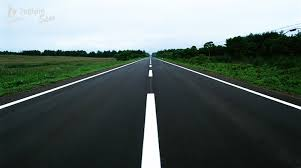
#> input picture pythonProject18/yol8.jpg, 301 x 168 px
$ python OVATodev.py
#> lines starting #> are read from the running program, lines starting #| are printed output that depends on the picture; after the words box and inside, x2 and y2 are one past the last pixel; in counts of white or black regions, pixels touching at a corner belong together
import cv2
import numpy as np

# Resmi tanımlıyoruz
resim = cv2.imread('yol8.jpg')
#> resim is the input picture: shape (168, 301, 3); mean B, G, R 101.1, 103.9, 91.8

# Beyaz şeritleri algılaması için renk filtrelemesi
alt_beyaz = np.array([0, 0, 200], dtype=np.uint8)
ust_beyaz = np.array([180, 40, 255], dtype=np.uint8)

hsv_resim = cv2.cvtColor(resim, cv2.COLOR_BGR2HSV)
#> hsv_resim: shape (168, 301, 3); mean H, S, V 86.7, 65, 106.8

# Sarı, yeşil ve gri renkleri algılamaması için renk filtrelemesi
alt_sari = np.array([0, 0, 0], dtype=np.uint8)
ust_sari = np.array([0, 0, 0], dtype=np.uint8)

alt_yesil = np.array([0, 0, 0], dtype=np.uint8)
ust_yesil = np.array([0, 0, 0], dtype=np.uint8)

alt_gri = np.array([0, 0, 0], dtype=np.uint8)
ust_gri = np.array([0, 0, 0], dtype=np.uint8)

# Beyaz renkten başka bir renk algılamaması için renk filtrelemesi
beyaz_maske = cv2.inRange(hsv_resim, alt_beyaz, ust_beyaz)
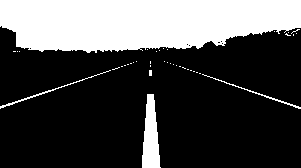
#> beyaz_maske: shape (168, 301); 28.9% white; 40 white regions (36 under 20 px), largest, box (x1, y1, x2, y2) and area: (0, 0, 301, 53) 13205, (142, 94, 161, 168) 952, (0, 70, 111, 109) 181, (202, 74, 301, 109) 161


sadece_beyaz_bolgeler = cv2.bitwise_and(resim, resim, mask=beyaz_maske)
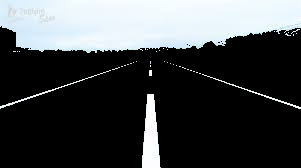
#> sadece_beyaz_bolgeler: shape (168, 301, 3); mean B, G, R 72.6, 70.8, 67.5

kenarlar = cv2.Canny(sadece_beyaz_bolgeler, 50, 150)
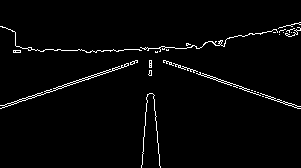
#> kenarlar: shape (168, 301); 2.4% white in thin lines or dots, all inside (x1, y1, x2, y2) = (0, 22, 301, 168)

cizgiler = cv2.HoughLinesP(kenarlar, 1, np.pi / 180, threshold=50, minLineLength=10, maxLineGap=10)
#> cizgiler = [[165, 60, 300, 106], [19, 101, 134, 63], [163, 62, 299, 108], [40, 51, 148, 49], [13, 102, 137, 60], [148, 48, 151, 75], [141, 167, 147, 94], [160, 49, 173, 47], [152, 93, 160, 167], [242, 36, 276, 29], [283, 26, 300, 22], [13, 50, 60, 49]]

# Şeritleri fotoğrafa çizmek için
for cizgi in cizgiler:
    x1, y1, x2, y2 = cizgi[0]
    cv2.line(resim, (x1, y1), (x2, y2), (0, 255, 0), 2)
#> this loop made 12 passes
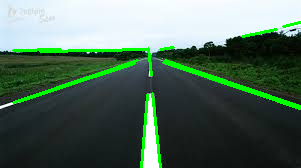
#> resim: shape (168, 301, 3); 4.88% of pixels changed, all inside (x1, y1, x2, y2) = (12, 21, 301, 168)

cv2.imshow('Yol Seritli', resim)
cv2.waitKey(0)
cv2.destroyAllWindows()

$ run again, with pythonProject18/yol1.jpg copied over pythonProject18/yol8.jpg
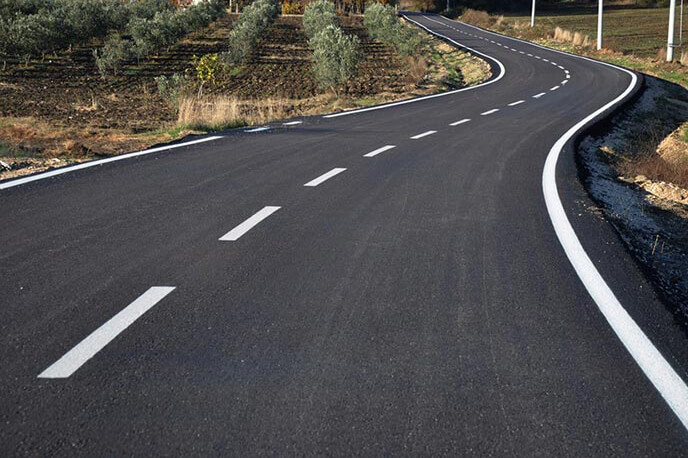
#> input picture pythonProject18/yol1.jpg, 688 x 458 px
#> resim is the input picture: shape (458, 688, 3); mean B, G, R 77.8, 78.1, 80.1
#> hsv_resim: shape (458, 688, 3); mean H, S, V 97.4, 40.9, 85.4
#> `beyaz_maske = cv2.inRange(hsv_resim, alt_beyaz, ust_beyaz)`:
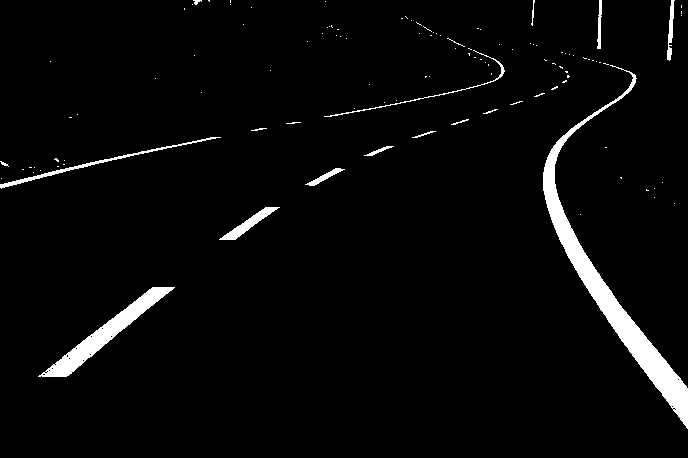
#> beyaz_maske: shape (458, 688); 3.5% white; 113 white regions (96 under 20 px), largest, box (x1, y1, x2, y2) and area: (543, 65, 688, 429) 6034, (38, 287, 175, 377) 2312, (0, 137, 221, 189) 644
#> kenarlar: shape (458, 688); 1.3% white in thin lines or dots
#> cizgiler = 32 rows, first 6: [131, 155, 220, 137], [126, 154, 218, 136], [330, 117, 443, 95], [324, 116, 484, 85], [38, 376, 153, 286], [0, 188, 142, 153]
#> the loop `for cizgi in cizgiler:` made 32 passes
#> after the loop `for cizgi in cizgiler:`:
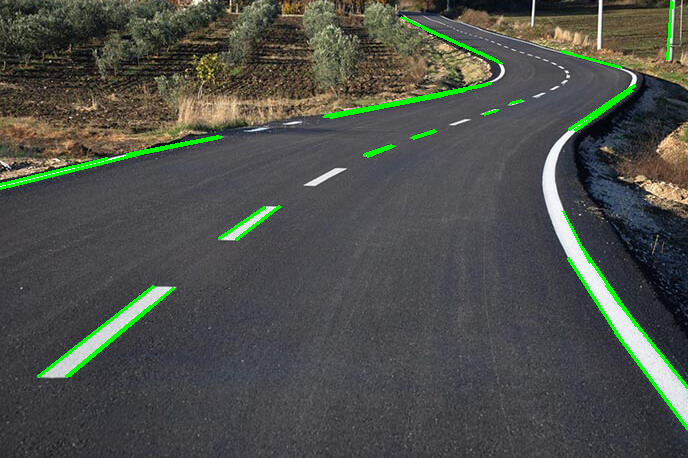
#> resim: shape (458, 688, 3); 2.03% of pixels changed, all inside (x1, y1, x2, y2) = (0, 0, 688, 430)

$ run again, with pythonProject18/yol10.jpg copied over pythonProject18/yol8.jpg
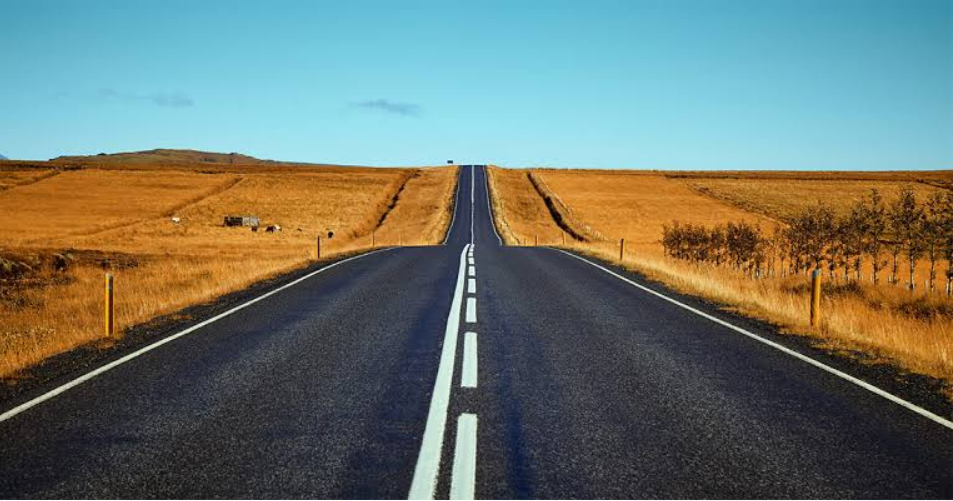
#> input picture pythonProject18/yol10.jpg, 953 x 501 px
#> resim is the input picture: shape (501, 953, 3); mean B, G, R 108.8, 118.1, 108.2
#> hsv_resim: shape (501, 953, 3); mean H, S, V 76.4, 108.3, 143.6
#> `beyaz_maske = cv2.inRange(hsv_resim, alt_beyaz, ust_beyaz)`:
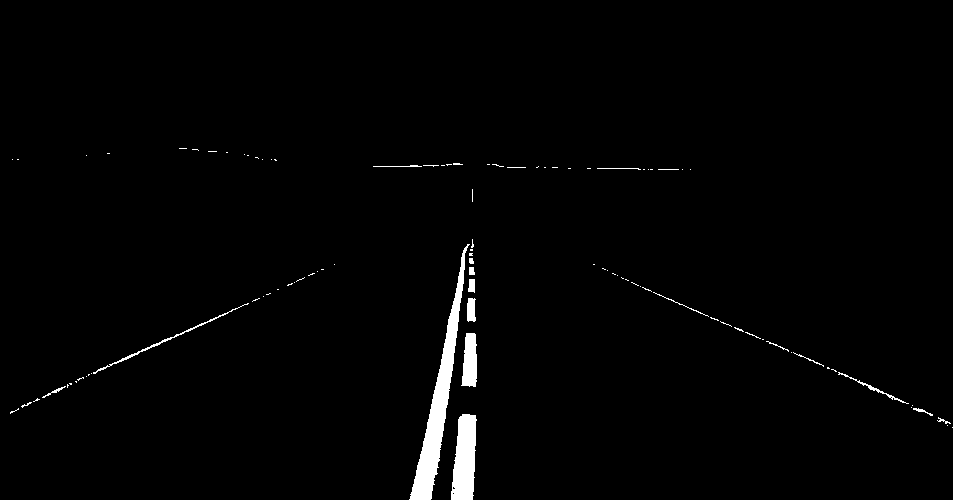
#> beyaz_maske: shape (501, 953); 1.7% white; 95 white regions (76 under 20 px), largest, box (x1, y1, x2, y2) and area: (0, 244, 953, 501) 5999, (461, 333, 477, 387) 680, (93, 303, 249, 374) 318
#> kenarlar: shape (501, 953); 0.81% white in thin lines or dots, all inside (x1, y1, x2, y2) = (0, 147, 953, 501)
#> cizgiler = 34 rows, first 6: [5, 499, 952, 499], [752, 335, 932, 415], [610, 169, 691, 170], [593, 265, 775, 343], [77, 378, 335, 263], [21, 405, 299, 281]
#> the loop `for cizgi in cizgiler:` made 34 passes
#> after the loop `for cizgi in cizgiler:`:
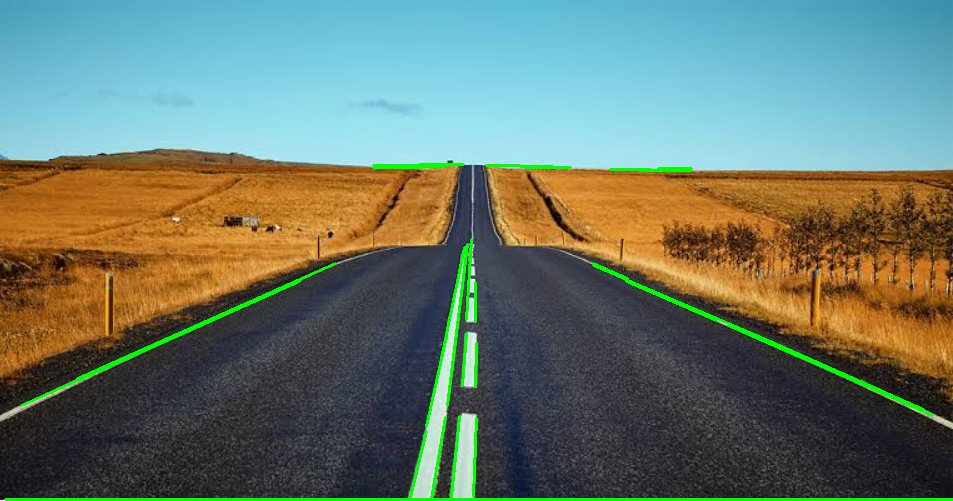
#> resim: shape (501, 953, 3); 1.98% of pixels changed, all inside (x1, y1, x2, y2) = (4, 163, 953, 501)

$ run again, with pythonProject18/yol3.jpg copied over pythonProject18/yol8.jpg
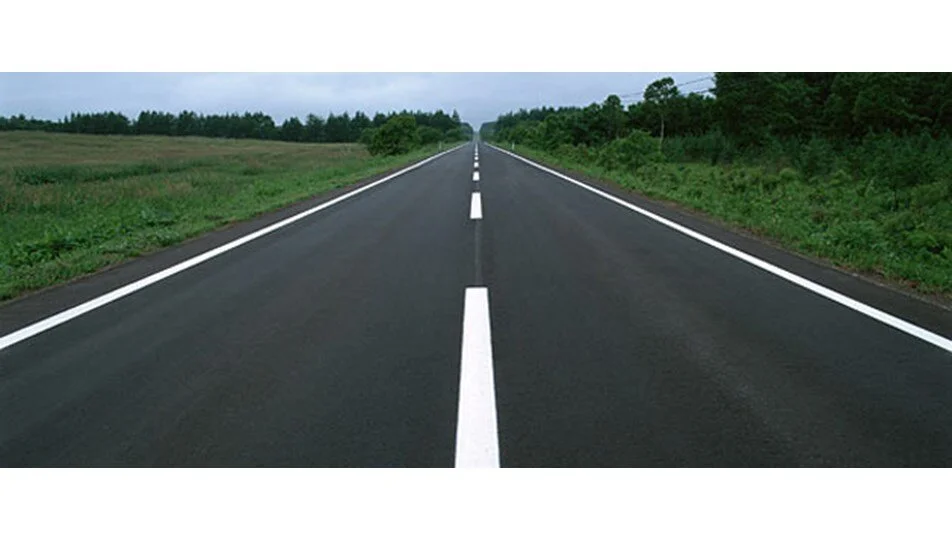
#> input picture pythonProject18/yol3.jpg, 952 x 540 px
#> resim is the input picture: shape (540, 952, 3); mean B, G, R 121.7, 126.1, 116.2
#> hsv_resim: shape (540, 952, 3); mean H, S, V 62.7, 47.2, 128.3
#> `beyaz_maske = cv2.inRange(hsv_resim, alt_beyaz, ust_beyaz)`:
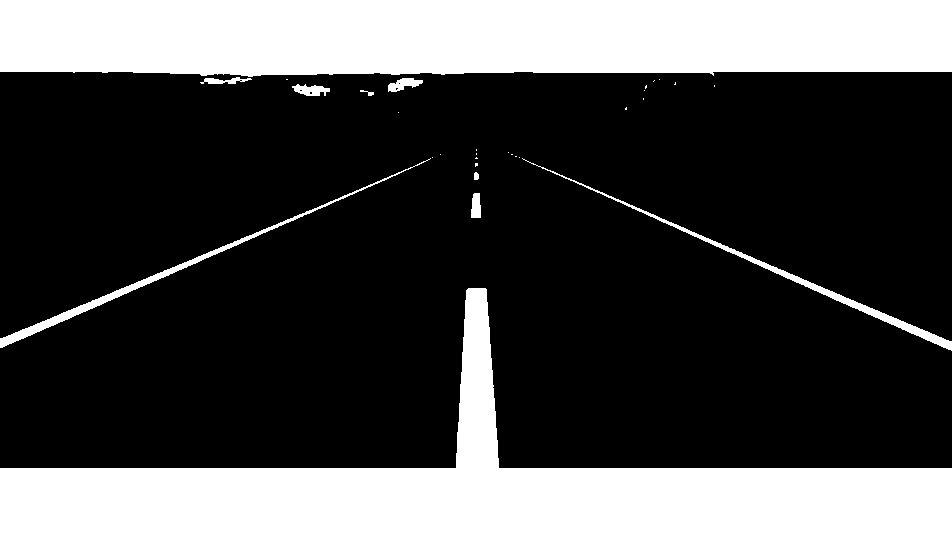
#> beyaz_maske: shape (540, 952); 29.1% white; 30 white regions (20 under 20 px), largest, box (x1, y1, x2, y2) and area: (0, 288, 952, 540) 74304, (0, 0, 952, 77) 69547, (0, 158, 431, 348) 2282
#> kenarlar: shape (540, 952); 0.92% white in thin lines or dots, all inside (x1, y1, x2, y2) = (0, 71, 952, 469)
#> cizgiler = 39 rows, first 6: [0, 467, 455, 467], [711, 71, 951, 71], [132, 72, 168, 72], [540, 167, 706, 241], [336, 199, 441, 153], [260, 75, 300, 75]
#> the loop `for cizgi in cizgiler:` made 39 passes
#> after the loop `for cizgi in cizgiler:`:
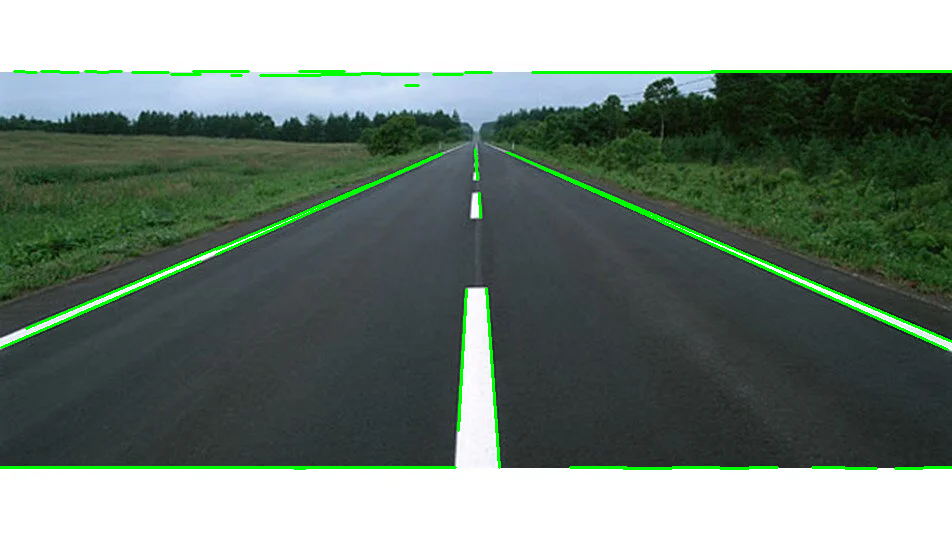
#> resim: shape (540, 952, 3); 2.14% of pixels changed, all inside (x1, y1, x2, y2) = (0, 70, 952, 470)
